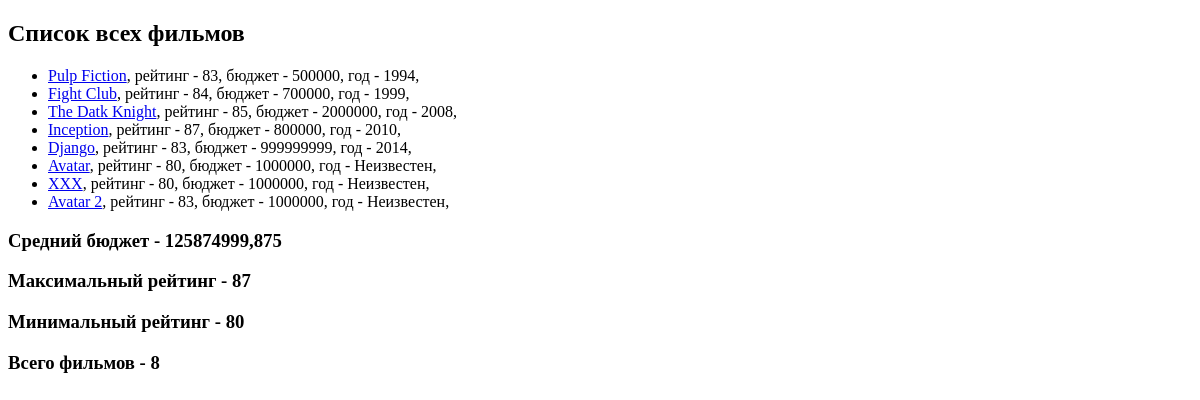
Before: / with the older database file.
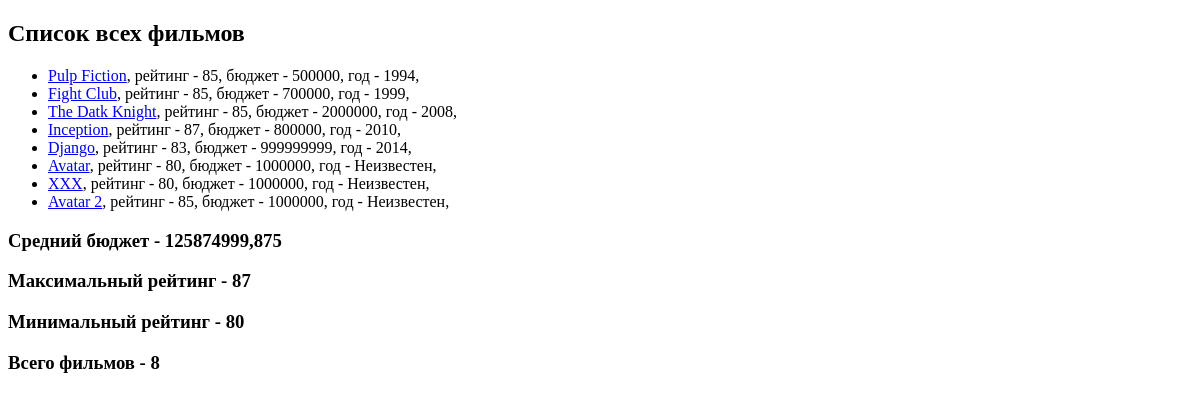
After: the same page with the newer database file.
### movie_app/models.py (models this page shows, shortened)
class Movie(models.Model):
    name = models.CharField(max_length=40)
    rating = models.IntegerField()
    year = models.IntegerField(null=True, blank=True)
    budget = models.IntegerField(default=1000000)
    slug = models.SlugField(default='', null=False)
    def get_url(self):
        return reverse('movie-detail', args=[self.slug])

### movie_app/views.py (the view)
# urls.py: path('', views.show_all_movie),
def show_all_movie(request):
    movies = Movie.objects.order_by(F('year').asc(nulls_last=True), 'rating')
    agg = movies.aggregate(Avg('budget'), Max('rating'), Min('rating'))
    data = {
        'movies': movies,
        'agg': agg,
        'total': movies.count(),
    }
    return render(request, 'movie_app/all_movies.html', context=data)

### movie_app/templates/movie_app/all_movies.html (shortened to what this page needs)
{% extends 'movie_app/base.html' %}
{% block content %}
    <h2>Список всех фильмов</h2>
    <ul>
        {% for movie in movies %}
            <li><a href="{{ movie.get_url }}">{{ movie.name }}</a>,
                рейтинг - {{ movie.rating }},
                бюджет - {{ movie.budget }},
                год - {{ movie.year|default:"Неизвестен" }},
            </li>
        {% endfor %}
    </ul>
    <h3>Средний бюджет - {{ agg.budget__avg }}</h3>
    <h3>Максимальный рейтинг - {{ agg.rating__max }}</h3>
    <h3>Минимальный рейтинг - {{ agg.rating__min }}</h3>
    <h3>Всего фильмов - {{ total}}</h3>
{% endblock %}

### movie_app/templates/movie_app/base.html (shortened to what this page needs)
<!DOCTYPE html>
<html lang="en">
<head>
</head>
<body>
{% block content %}
{% endblock %}
</body>
</html>

Changed rows visible on the page:
changed Movie "Pulp Fiction": rating "83" → "85"
changed Movie "Fight Club": rating "84" → "85"
changed Movie "Avatar 2": rating "83" → "85"
